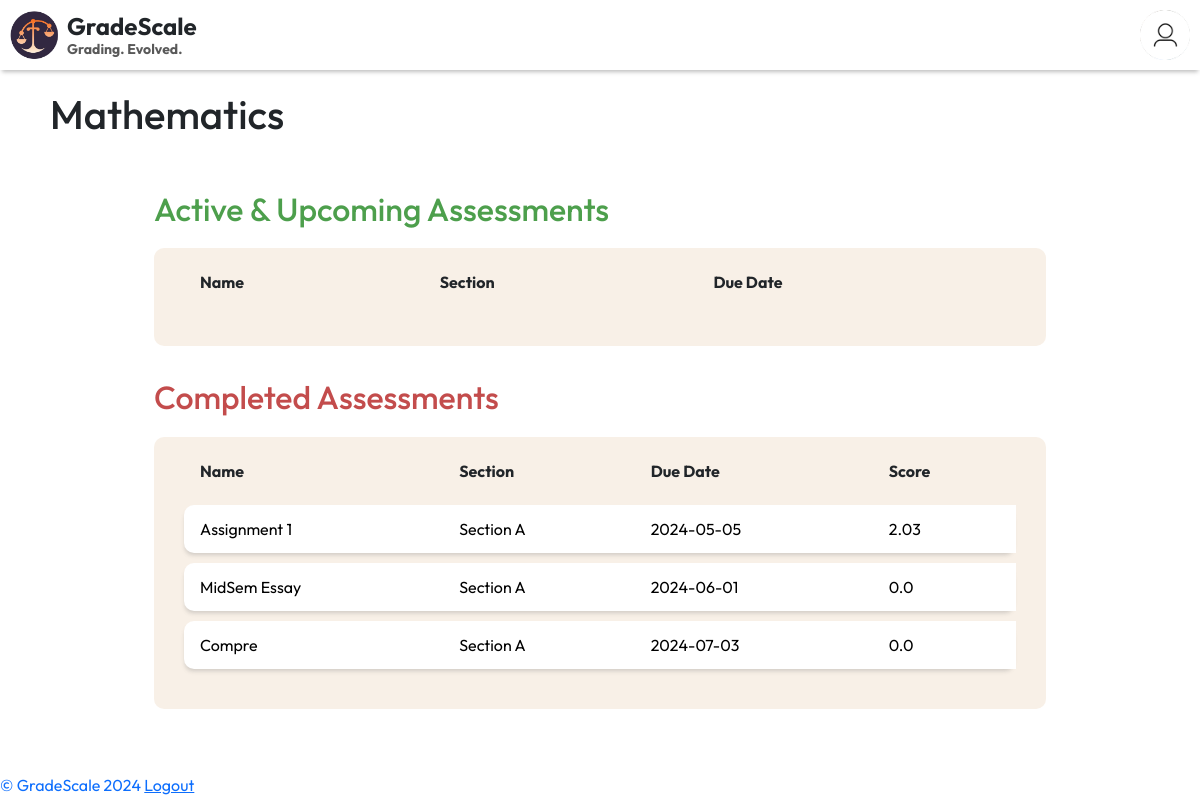
The app's page /student/course/2 (signed in) with its own data.
### tables this page shows
CREATE TABLE Courses (
    CourseID INTEGER PRIMARY KEY AUTOINCREMENT,
    UserID INTEGER,
    CourseName TEXT NOT NULL,
    FOREIGN KEY (UserID) REFERENCES Users(UserID)
);

CREATE TABLE Assignments (
    AssignmentID INTEGER PRIMARY KEY AUTOINCREMENT,
    CourseID INTEGER,
    Name TEXT NOT NULL,
    Section TEXT,
    DueDate DATE,
    FOREIGN KEY (CourseID) REFERENCES Courses(CourseID)
);

### main.py (the view)
@app.route("/student/course/<int:courseid>")
def student_course(courseid):
    if session.get("isteacher"):
        return redirect('/')
    incompleteassignments = bf.get_incomplete_assignments(bf.create_connection(), courseid, session.get("userid"))
    completeassignments = bf.get_completed_assignments(bf.create_connection(), courseid, session.get("userid"))
    return render_template('student/page2.html', incompleteassignments=incompleteassignments, completeassignments=completeassignments, coursename=bf.get_course_name(bf.create_connection(), courseid), courseid=courseid)

### backendfunctions.py (called while the page is built)
def create_connection(db_file="database.db"):
    conn = None
    try:
        conn = sqlite3.connect(db_file)
        print(sqlite3.version)
    except sqlite3.Error as e:
        print(e)
    return conn

def get_course_name(conn, course_id):
    try:
        sql = f"SELECT CourseName FROM Courses WHERE CourseID = {course_id}"
        cursor = conn.cursor()
        cursor.execute(sql)
        row = cursor.fetchone()
        return row[0]
    except sqlite3.Error as e:
        print(e)
        return None

def get_incomplete_assignments(conn, course_id, student_id):
    try:
        sql = f"SELECT AssignmentID, Name, Section, DueDate FROM Assignments WHERE CourseID = {course_id} AND AssignmentID NOT IN (SELECT AssignmentID from Questions where QuestionID in (SELECT QuestionID FROM Submissions WHERE UserID = {student_id}))"
        cursor = conn.cursor()
        cursor.execute(sql)
        rows = cursor.fetchall()
        return rows
    except sqlite3.Error as e:
        print(e)
        return None

def get_completed_assignments(conn, course_id, student_id):
    try:
        sql = f"SELECT AssignmentID, Name, Section, DueDate FROM Assignments WHERE CourseID = {course_id} AND AssignmentID IN (SELECT AssignmentID from Questions where QuestionID in (SELECT QuestionID FROM Submissions WHERE UserID = {student_id}))"
        cursor = conn.cursor()
        cursor.execute(sql)
        rows = cursor.fetchall()
        rows = [list(row) for row in rows]
        for row in rows:
            sql = f"SELECT AVG(Score) FROM Submissions WHERE UserID = {student_id} AND QuestionID in (SELECT QuestionID from Questions where AssignmentID = {row[0]})"
            cursor.execute(sql)
            score = cursor.fetchone()
            row.append(round(float(score[0]),2))
        return rows
    except sqlite3.Error as e:
        print(e)
        return None

### templates/student/page2.html (shortened to what this page needs)
{% extends "student/studentlayout.html" %}
{% block head %}
    <link rel="stylesheet" href="{{url_for('static', filename='index.css')}}" />
{% endblock %}
{% block content %}
    <h2 style="font-size: 40px; margin: 20px 0px 20px 50px">
      {{coursename}}
    </h2>
    <div class="container" style="width: 85%">
      <section class="assessment-list">
        <h3
          style="
            font-size: 32px;
            margin-bottom: 20px;
            color: rgba(2, 118, 0, 0.7);
          "
        >
          Active & Upcoming Assessments
        </h3>
        <div class="table-outside">
          <table style="border-collapse: separate; border-spacing: 0 10px">
            <thead>
              <div id="exp">
                <tr style="margin-bottom: 5px">
                  <th>Name</th>
                  <th>Section</th>
                  <th>Due Date</th>
                </tr>
              </div>
            </thead>
          </table>
        </div>
      </section>
      <section class="assessment-list">
        <h3
          style="
            font-size: 32px;
            margin-bottom: 20px;
            color: rgba(169, 0, 0, 0.7);
          "
        >
          Completed Assessments
        </h3>
        <table style="border-collapse: separate; border-spacing: 0 10px">
          <thead>
            <tr>
              <th>Name</th>
              <th>Section</th>
              <th>Due Date</th>
              <th>Score</th>
            </tr>
          </thead>
          <tbody>
            {% for assignment in completeassignments %}
              <tr onclick="window.location.href='/getreportdyn/{{assignment[0]}}'" style="cursor: pointer; text-decoration: none; color: black">
                <td>{{assignment[1]}}</td>
                <td>{{assignment[2]}}</td>
                <td>{{assignment[3]}}</td>
                <td>{{assignment[4]}}</td>
              </tr>
              {% endfor %}
          </tbody>
        </table>
      </section>
    </div>
{% endblock %}

### static/index.css (style rules this page uses)
* { margin: 0; padding: 0; font-family: "Outfit" !important; box-sizing: border-box; }
body { font-family: sans-serif; margin: 0; padding: 0; }
.container { width: 80%; margin: 0 auto; padding: 2rem; padding: 2rem 4rem; }
h2 { text-align: left; margin-bottom: 1rem; }
.assessment-list { margin-bottom: 2rem; }
table { border-radius: 10px; width: 100%; border-collapse: separate; background-color: rgba(238, 217, 196, 0.4); padding: 0px 30px 30px 30px; }
th, td { padding: 0.75rem 1rem; border: none; }
th { font-weight: bold; text-align: left; border: none; }
table tbody tr { background-color: rgba( 255, 255, 255, 1 ); margin-bottom: 10px; box-shadow: -1px 4px 4px -2px rgba(117, 117, 117, 0.3); -webkit-box-shadow: -1px 4px 4px -2px rgba(117, 117, 117, 0.3); -moz-box-shadow: -1px 4px 4px -2px rgba(117, 117, 117, 0.3); border-radius: 10px; }
table tbody { margin-bottom: 5px; }
table tbody tr :nth-child(1) { border-top-left-radius: 10px; border-bottom-left-radius: 10px; }

### records on screen
Courses: CourseName "Mathematics"
Assignments: Name "Assignment 1", Section "Section A", DueDate "2024-05-05", assignment "2.03"
Assignments: Name "MidSem Essay", Section "Section A", DueDate "2024-06-01", assignment "0.0"
Assignments: Name "Compre", Section "Section A", DueDate "2024-07-03", assignment "0.0"
